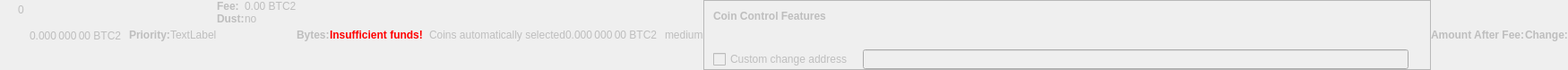
    <widget class="QWidget" name="dummyHideWidget" native="true">
     <property name="enabled">
      <bool>false</bool>
     </property>
     <property name="maximumSize">
      <size>
       <width>100</width>
       <height>22</height>
      </size>
     </property>
     <layout class="QHBoxLayout" name="dummyHideLayout">
      <property name="spacing">
       <number>0</number>
      </property>
      <property name="leftMargin">
       <number>0</number>
      </property>
      <property name="topMargin">
       <number>0</number>
      </property>
      <property name="rightMargin">
       <number>0</number>
      </property>
      <property name="bottomMargin">
       <number>0</number>
      </property>
      <item>
       <layout class="QFormLayout" name="formLayoutCoinControl1">
        <property name="horizontalSpacing">
         <number>10</number>
        </property>
        <property name="verticalSpacing">
         <number>14</number>
        </property>
        <property name="leftMargin">
         <number>10</number>
        </property>
        <property name="topMargin">
         <number>4</number>
        </property>
        <property name="rightMargin">
         <number>6</number>
        </property>
        <item row="0" column="1">
         <widget class="QLabel" name="labelCoinControlBytes">
          <property name="cursor">
           <cursorShape>IBeamCursor</cursorShape>
          </property>
          <property name="contextMenuPolicy">
           <enum>Qt::ActionsContextMenu</enum>
          </property>
          <property name="text">
           <string notr="true">0</string>
          </property>
          <property name="textInteractionFlags">
           <set>Qt::LinksAccessibleByMouse|Qt::TextSelectableByKeyboard|Qt::TextSelectableByMouse</set>
          </property>
         </widget>
        </item>
       </layout>
      </item>
      <item>
       <widget class="QLabel" name="labelCoinControlAfterFee">
        <property name="enabled">
         <bool>false</bool>
        </property>
        <property name="sizePolicy">
         <sizepolicy hsizetype="Fixed" vsizetype="Fixed">
          <horstretch>0</horstretch>
          <verstretch>0</verstretch>
         </sizepolicy>
        </property>
        <property name="minimumSize">
         <size>
          <width>111</width>
          <height>12</height>
         </size>
        </property>
        <property name="maximumSize">
         <size>
          <width>111</width>
          <height>12</height>
         </size>
        </property>
        <property name="cursor">
         <cursorShape>IBeamCursor</cursorShape>
        </property>
        <property name="contextMenuPolicy">
         <enum>Qt::ActionsContextMenu</enum>
        </property>
        <property name="text">
         <string notr="true">0.000 000 00 BTC2</string>
        </property>
        <property name="textInteractionFlags">
         <set>Qt::LinksAccessibleByMouse|Qt::TextSelectableByKeyboard|Qt::TextSelectableByMouse</set>
        </property>
       </widget>
      </item>
      <item>
       <widget class="QLabel" name="labelCoinControlPriorityText">
        <property name="enabled">
         <bool>false</bool>
        </property>
        <property name="font">
         <font>
          <weight>75</weight>
          <bold>true</bold>
         </font>
        </property>
        <property name="text">
         <string>Priority:</string>
        </property>
       </widget>
      </item>
      <item>
       <layout class="QHBoxLayout" name="horizontalLayout">
        <item>
         <widget class="QLabel" name="WarningLabel">
          <property name="text">
           <string>TextLabel</string>
          </property>
         </widget>
        </item>
       </layout>
      </item>
      <item>
       <layout class="QFormLayout" name="formLayoutCoinControl3">
        <property name="horizontalSpacing">
         <number>0</number>
        </property>
        <property name="verticalSpacing">
         <number>0</number>
        </property>
        <property name="leftMargin">
         <number>0</number>
        </property>
        <property name="topMargin">
         <number>0</number>
        </property>
        <property name="rightMargin">
         <number>0</number>
        </property>
        <item row="0" column="0">
         <widget class="QLabel" name="labelCoinControlFeeText">
          <property name="enabled">
           <bool>false</bool>
          </property>
          <property name="font">
           <font>
            <weight>75</weight>
            <bold>true</bold>
           </font>
          </property>
          <property name="text">
           <string>Fee:</string>
          </property>
          <property name="margin">
           <number>0</number>
          </property>
         </widget>
        </item>
        <item row="0" column="1">
         <widget class="QLabel" name="labelCoinControlFee">
          <property name="enabled">
           <bool>false</bool>
          </property>
          <property name="cursor">
           <cursorShape>IBeamCursor</cursorShape>
          </property>
          <property name="contextMenuPolicy">
           <enum>Qt::ActionsContextMenu</enum>
          </property>
          <property name="text">
           <string notr="true">0.00 BTC2</string>
          </property>
          <property name="textInteractionFlags">
           <set>Qt::LinksAccessibleByMouse|Qt::TextSelectableByKeyboard|Qt::TextSelectableByMouse</set>
          </property>
         </widget>
        </item>
        <item row="1" column="0">
         <widget class="QLabel" name="labelCoinControlLowOutputText">
          <property name="enabled">
           <bool>false</bool>
          </property>
          <property name="font">
           <font>
            <weight>75</weight>
            <bold>true</bold>
           </font>
          </property>
          <property name="text">
           <string>Dust:</string>
          </property>
         </widget>
        </item>
        <item row="1" column="1">
         <widget class="QLabel" name="labelCoinControlLowOutput">
          <property name="enabled">
           <bool>false</bool>
          </property>
          <property name="cursor">
           <cursorShape>IBeamCursor</cursorShape>
          </property>
          <property name="contextMenuPolicy">
           <enum>Qt::ActionsContextMenu</enum>
          </property>
          <property name="text">
           <string>no</string>
          </property>
          <property name="textInteractionFlags">
           <set>Qt::LinksAccessibleByMouse|Qt::TextSelectableByKeyboard|Qt::TextSelectableByMouse</set>
          </property>
         </widget>
        </item>
       </layout>
      </item>
      <item>
       <widget class="QLabel" name="labelCoinControlBytesText">
        <property name="enabled">
         <bool>false</bool>
        </property>
        <property name="font">
         <font>
          <weight>75</weight>
          <bold>true</bold>
         </font>
        </property>
        <property name="text">
         <string>Bytes:</string>
        </property>
       </widget>
      </item>
      <item>
       <layout class="QFormLayout" name="formLayoutCoinControl2">
        <property name="horizontalSpacing">
         <number>0</number>
        </property>
        <property name="verticalSpacing">
         <number>0</number>
        </property>
        <property name="leftMargin">
         <number>0</number>
        </property>
        <property name="topMargin">
         <number>0</number>
        </property>
        <property name="rightMargin">
         <number>0</number>
        </property>
       </layout>
      </item>
      <item>
       <layout class="QHBoxLayout" name="horizontalLayoutCoinControl2">
        <property name="spacing">
         <number>0</number>
        </property>
        <property name="bottomMargin">
         <number>0</number>
        </property>
       </layout>
      </item>
      <item>
       <widget class="QLabel" name="labelCoinControlInsuffFunds">
        <property name="enabled">
         <bool>false</bool>
        </property>
        <property name="minimumSize">
         <size>
          <width>0</width>
          <height>0</height>
         </size>
        </property>
        <property name="font">
         <font>
          <weight>75</weight>
          <bold>true</bold>
         </font>
        </property>
        <property name="styleSheet">
         <string notr="true">color:red;font-weight:bold;</string>
        </property>
        <property name="text">
         <string>Insufficient funds!</string>
        </property>
        <property name="margin">
         <number>5</number>
        </property>
       </widget>
      </item>
      <item>
       <layout class="QFormLayout" name="formLayoutCoinControl4">
        <property name="horizontalSpacing">
         <number>0</number>
        </property>
        <property name="verticalSpacing">
         <number>0</number>
        </property>
        <property name="leftMargin">
         <number>0</number>
        </property>
        <property name="topMargin">
         <number>0</number>
        </property>
        <property name="rightMargin">
         <number>0</number>
        </property>
       </layout>
      </item>
      <item>
       <widget class="QLabel" name="labelCoinControlChangeLabel">
        <property name="enabled">
         <bool>false</bool>
        </property>
        <property name="sizePolicy">
         <sizepolicy hsizetype="Preferred" vsizetype="Expanding">
          <horstretch>0</horstretch>
          <verstretch>0</verstretch>
         </sizepolicy>
        </property>
        <property name="minimumSize">
         <size>
          <width>0</width>
          <height>0</height>
         </size>
        </property>
        <property name="text">
         <string/>
        </property>
        <property name="margin">
         <number>3</number>
        </property>
       </widget>
      </item>
      <item>
       <widget class="QLabel" name="labelCoinControlAutomaticallySelected">
        <property name="enabled">
         <bool>false</bool>
        </property>
        <property name="sizePolicy">
         <sizepolicy hsizetype="Fixed" vsizetype="Fixed">
          <horstretch>0</horstretch>
          <verstretch>0</verstretch>
         </sizepolicy>
        </property>
        <property name="minimumSize">
         <size>
          <width>0</width>
          <height>0</height>
         </size>
        </property>
        <property name="maximumSize">
         <size>
          <width>240</width>
          <height>16777215</height>
         </size>
        </property>
        <property name="text">
         <string>Coins automatically selected</string>
        </property>
        <property name="margin">
         <number>5</number>
        </property>
       </widget>
      </item>
      <item>
       <widget class="QLabel" name="labelCoinControlChange">
        <property name="enabled">
         <bool>false</bool>
        </property>
        <property name="sizePolicy">
         <sizepolicy hsizetype="Fixed" vsizetype="Fixed">
          <horstretch>0</horstretch>
          <verstretch>0</verstretch>
         </sizepolicy>
        </property>
        <property name="minimumSize">
         <size>
          <width>111</width>
          <height>0</height>
         </size>
        </property>
        <property name="maximumSize">
         <size>
          <width>111</width>
          <height>16777215</height>
         </size>
        </property>
        <property name="cursor">
         <cursorShape>IBeamCursor</cursorShape>
        </property>
        <property name="contextMenuPolicy">
         <enum>Qt::ActionsContextMenu</enum>
        </property>
        <property name="text">
         <string notr="true">0.000 000 00 BTC2</string>
        </property>
        <property name="textInteractionFlags">
         <set>Qt::LinksAccessibleByMouse|Qt::TextSelectableByKeyboard|Qt::TextSelectableByMouse</set>
        </property>
       </widget>
      </item>
      <item>
       <widget class="QLabel" name="labelCoinControlPriority">
        <property name="enabled">
         <bool>false</bool>
        </property>
        <property name="cursor">
         <cursorShape>IBeamCursor</cursorShape>
        </property>
        <property name="contextMenuPolicy">
         <enum>Qt::ActionsContextMenu</enum>
        </property>
        <property name="text">
         <string>medium</string>
        </property>
        <property name="textInteractionFlags">
         <set>Qt::LinksAccessibleByMouse|Qt::TextSelectableByKeyboard|Qt::TextSelectableByMouse</set>
        </property>
       </widget>
      </item>
      <item>
       <widget class="QFrame" name="frameCoinControl">
        <property name="sizePolicy">
         <sizepolicy hsizetype="Expanding" vsizetype="Expanding">
          <horstretch>0</horstretch>
          <verstretch>0</verstretch>
         </sizepolicy>
        </property>
        <property name="maximumSize">
         <size>
          <width>16777215</width>
          <height>16777215</height>
         </size>
        </property>
        <property name="frameShape">
         <enum>QFrame::StyledPanel</enum>
        </property>
        <property name="frameShadow">
         <enum>QFrame::Sunken</enum>
        </property>
        <layout class="QVBoxLayout" name="verticalLayoutCoinControl2_2">
         <property name="spacing">
          <number>0</number>
         </property>
         <property name="leftMargin">
          <number>0</number>
         </property>
         <property name="topMargin">
          <number>0</number>
         </property>
         <property name="rightMargin">
          <number>0</number>
         </property>
         <property name="bottomMargin">
          <number>0</number>
         </property>
         <item>
          <layout class="QVBoxLayout" name="verticalLayoutCoinControl" stretch="0,0,0,1">
           <property name="spacing">
            <number>0</number>
           </property>
           <property name="leftMargin">
            <number>10</number>
           </property>
           <property name="topMargin">
            <number>10</number>
           </property>
           <item>
            <layout class="QHBoxLayout" name="horizontalLayoutCoinControl1">
             <property name="bottomMargin">
              <number>15</number>
             </property>
             <item>
              <widget class="QLabel" name="labelCoinControlFeatures">
               <property name="enabled">
                <bool>false</bool>
               </property>
               <property name="sizePolicy">
                <sizepolicy hsizetype="Preferred" vsizetype="Maximum">
                 <horstretch>0</horstretch>
                 <verstretch>0</verstretch>
                </sizepolicy>
               </property>
               <property name="font">
                <font>
                 <weight>75</weight>
                 <bold>true</bold>
                </font>
               </property>
               <property name="styleSheet">
                <string notr="true">font-weight:bold;</string>
               </property>
               <property name="text">
                <string>Coin Control Features</string>
               </property>
              </widget>
             </item>
            </layout>
           </item>
           <item>
            <widget class="QWidget" name="widgetCoinControl" native="true">
             <property name="sizePolicy">
              <sizepolicy hsizetype="Preferred" vsizetype="Preferred">
               <horstretch>0</horstretch>
               <verstretch>0</verstretch>
              </sizepolicy>
             </property>
             <property name="minimumSize">
              <size>
               <width>0</width>
               <height>0</height>
              </size>
             </property>
             <property name="styleSheet">
              <string notr="true"/>
             </property>
             <layout class="QHBoxLayout" name="horizontalLayoutCoinControl5_2">
              <property name="leftMargin">
               <number>0</number>
              </property>
              <property name="topMargin">
               <number>0</number>
              </property>
              <property name="rightMargin">
               <number>0</number>
              </property>
              <property name="bottomMargin">
               <number>0</number>
              </property>
              <item>
               <layout class="QHBoxLayout" name="horizontalLayoutCoinControl3">
                <property name="spacing">
                 <number>20</number>
                </property>
                <property name="topMargin">
                 <number>0</number>
                </property>
                <property name="bottomMargin">
                 <number>10</number>
                </property>
               </layout>
              </item>
             </layout>
            </widget>
           </item>
           <item>
            <layout class="QHBoxLayout" name="horizontalLayoutCoinControl4" stretch="0,0,0">
             <property name="spacing">
              <number>12</number>
             </property>
             <property name="sizeConstraint">
              <enum>QLayout::SetDefaultConstraint</enum>
             </property>
             <property name="topMargin">
              <number>5</number>
             </property>
             <property name="rightMargin">
              <number>5</number>
             </property>
             <item>
              <widget class="QCheckBox" name="checkBoxCoinControlChange">
               <property name="enabled">
                <bool>false</bool>
               </property>
               <property name="toolTip">
                <string>If this is activated, but the change address is empty or invalid, change will be sent to a newly generated address.</string>
               </property>
               <property name="text">
                <string>Custom change address</string>
               </property>
              </widget>
             </item>
             <item>
              <widget class="QValidatedLineEdit" name="lineEditCoinControlChange">
               <property name="enabled">
                <bool>false</bool>
               </property>
               <property name="sizePolicy">
                <sizepolicy hsizetype="Expanding" vsizetype="Fixed">
                 <horstretch>0</horstretch>
                 <verstretch>0</verstretch>
                </sizepolicy>
               </property>
              </widget>
             </item>
             <item>
              <widget class="QLabel" name="labelCoinControlChangeLabel_2">
               <property name="sizePolicy">
                <sizepolicy hsizetype="Preferred" vsizetype="Expanding">
                 <horstretch>0</horstretch>
                 <verstretch>0</verstretch>
                </sizepolicy>
               </property>
               <property name="minimumSize">
                <size>
                 <width>0</width>
                 <height>0</height>
                </size>
               </property>
               <property name="text">
                <string/>
               </property>
               <property name="margin">
                <number>3</number>
               </property>
              </widget>
             </item>
            </layout>
           </item>
           <item>
            <spacer name="verticalSpacerCoinControl">
             <property name="orientation">
              <enum>Qt::Vertical</enum>
             </property>
             <property name="sizeHint" stdset="0">
              <size>
               <width>800</width>
               <height>1</height>
              </size>
             </property>
            </spacer>
           </item>
          </layout>
         </item>
        </layout>
       </widget>
      </item>
      <item>
       <widget class="QLabel" name="labelCoinControlAfterFeeText">
        <property name="enabled">
         <bool>false</bool>
        </property>
        <property name="minimumSize">
         <size>
          <width>0</width>
          <height>0</height>
         </size>
        </property>
        <property name="maximumSize">
         <size>
          <width>16777215</width>
          <height>16777215</height>
         </size>
        </property>
        <property name="font">
         <font>
          <weight>75</weight>
          <bold>true</bold>
         </font>
        </property>
        <property name="text">
         <string>Amount After Fee:</string>
        </property>
        <property name="alignment">
         <set>Qt::AlignLeading|Qt::AlignLeft|Qt::AlignVCenter</set>
        </property>
        <property name="margin">
         <number>0</number>
        </property>
       </widget>
      </item>
      <item>
       <widget class="QLabel" name="labelCoinControlChangeText">
        <property name="enabled">
         <bool>false</bool>
        </property>
        <property name="sizePolicy">
         <sizepolicy hsizetype="Preferred" vsizetype="Preferred">
          <horstretch>0</horstretch>
          <verstretch>0</verstretch>
         </sizepolicy>
        </property>
        <property name="minimumSize">
         <size>
          <width>0</width>
          <height>0</height>
         </size>
        </property>
        <property name="maximumSize">
         <size>
          <width>16777215</width>
          <height>16777215</height>
         </size>
        </property>
        <property name="font">
         <font>
          <weight>75</weight>
          <bold>true</bold>
         </font>
        </property>
        <property name="text">
         <string>Change:</string>
        </property>
        <property name="alignment">
         <set>Qt::AlignLeading|Qt::AlignLeft|Qt::AlignVCenter</set>
        </property>
       </widget>
      </item>
     </layout>
    </widget>
